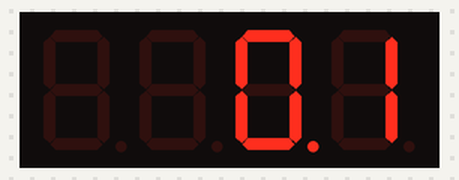
Recording of a sketch running on a simulated Arduino Uno, built with avr-gcc and run on an emulated ATmega328P. Parts: 4-digit seven-segment display.

Above: at 0.15 s.
At 5.05 s:
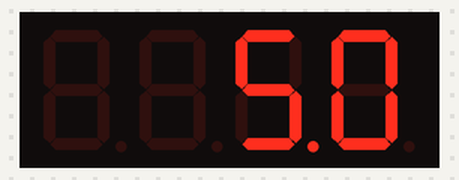
At 10.05 s:
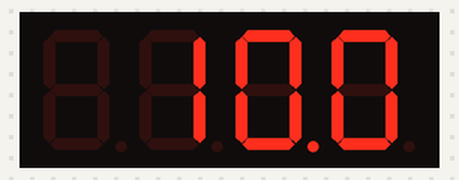
At 20.05 s:
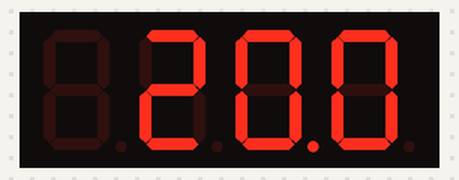
At 30.05 s:
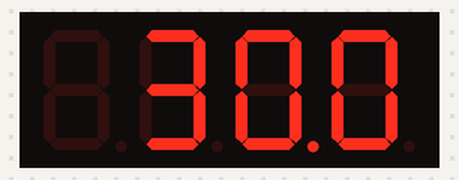
At 39.95 s:
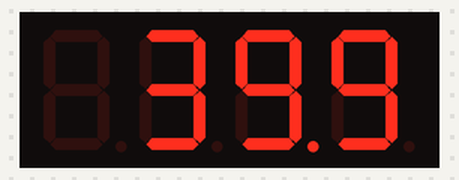

The sketch:

CH_38_12.ino
```cpp
#include "SevSeg.h"

SevSeg sevseg;        // 7세그먼트 표시장치 제어 객체
unsigned long time_previous;    // 갱신 시간
int count = 0;        // 표시할 카운터값
int INTERVAL = 100;       // 0.1초 간격으로 카운터 증가

void setup() {
  byte dPins[] = {10, 11, 12, 13};    // 자리 선택핀
  byte sPins[] = {2, 3, 4, 5, 6, 7, 8, 9};  // 세그먼트 제어핀
  bool leadingZeros = false;    // 선행 영(leading zero) 없음
  bool disableDecPoint = false;   // 소수점 사용함

  sevseg.begin(COMMON_CATHODE, 4, dPins, sPins, true, false,
               leadingZeros, disableDecPoint); // 7세그먼트 제어 객체 초기화
  time_previous = millis();
}

void loop() {
  unsigned long time_current = millis();

  // INTERVAL 이상의 시간이 지나면 카운터를 증가시킴
  if (time_current - time_previous >= INTERVAL) {
    time_previous = time_current;
    count = (count + 1) % 10000;    // 0~9999 반복

    // 7세그먼트에 표시할 숫자 변경, 소수점 이하 1자리
    sevseg.setNumber(count, 1);
  }

  sevseg.refreshDisplay();      // 7세그먼트에 표시
}
```
